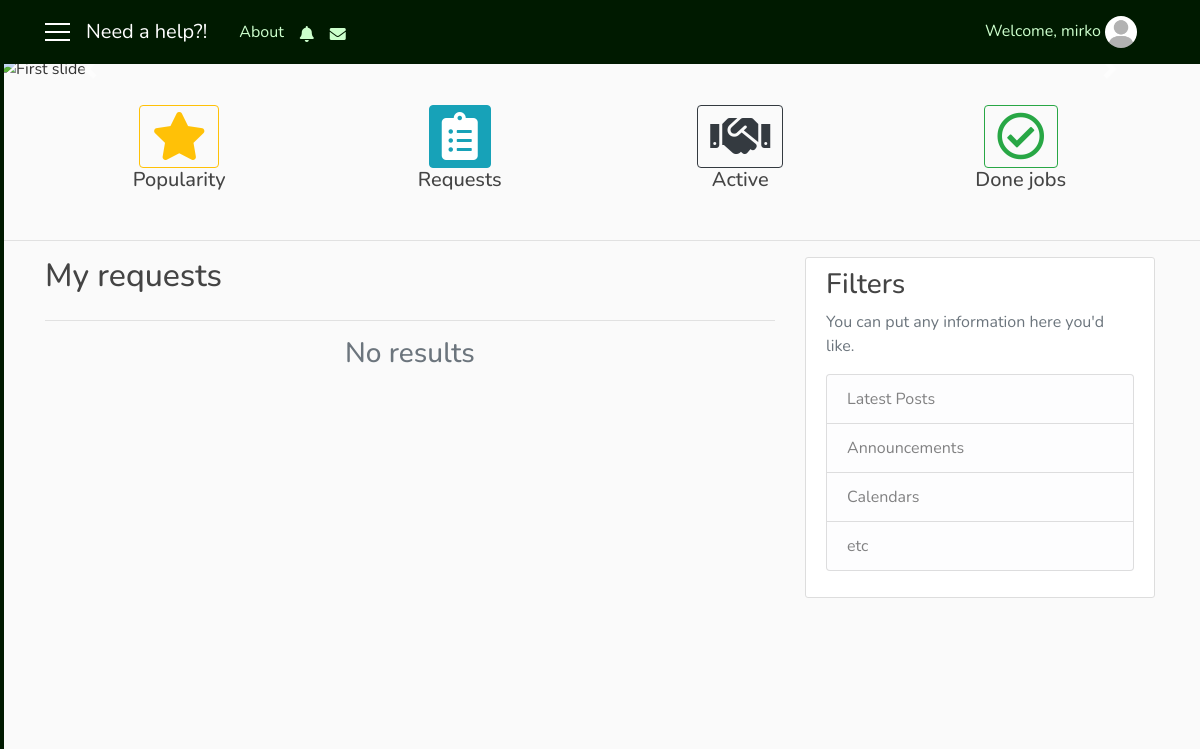
The app's page /requests_repairman/3 (signed in), older data.
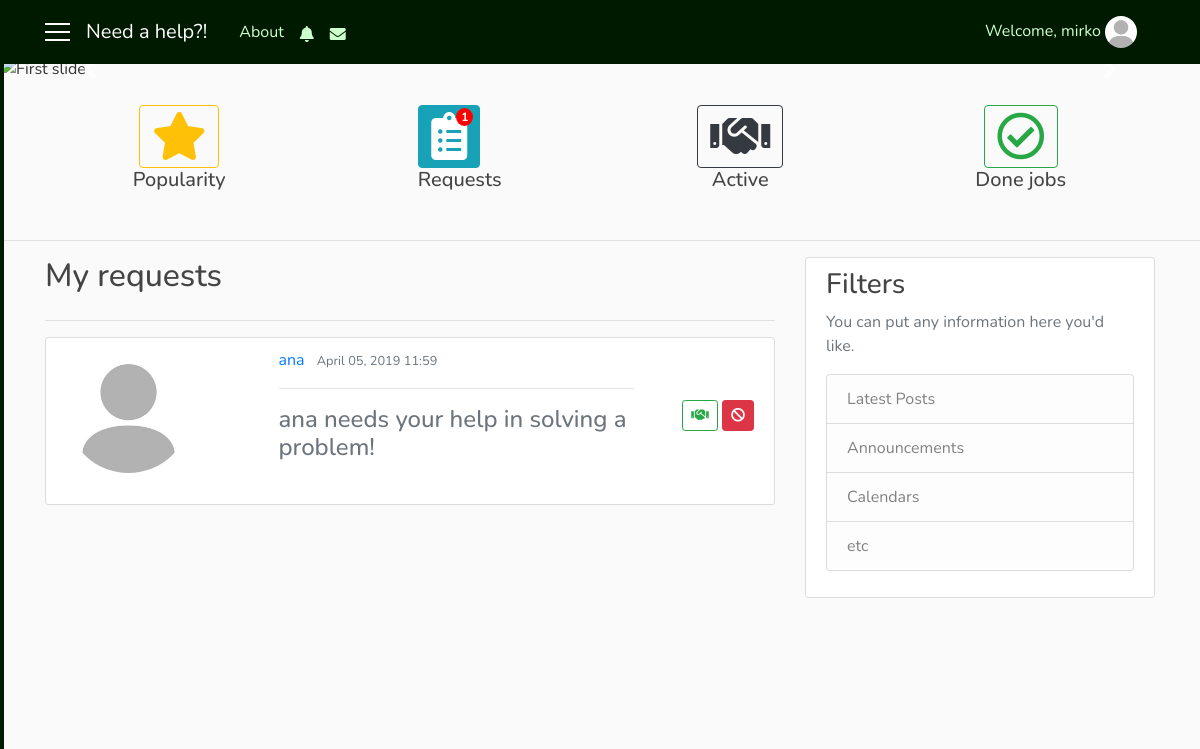
The same page, newer data.
### user/models.py (models this page shows, shortened)
class RepairmanNotifications(models.Model):
    repairman = models.ForeignKey(User, on_delete=models.CASCADE)
    notification = models.CharField(max_length=1000)
    url_to_go = models.CharField(max_length=200, default='-')
    date = models.DateTimeField(auto_now_add=True)
    seen = models.BooleanField(default=False)
    remove = models.BooleanField(default=False)

class Profile(models.Model):
    user = models.OneToOneField(User, on_delete=models.CASCADE)
    gender = models.CharField(max_length=10, choices=GENDER)
    address = models.CharField(max_length=50)
    birth_date = models.DateField(null=True)
    phone_number = models.CharField(max_length=100)
    costs = models.IntegerField(default=100)
    role = models.CharField(max_length=15, choices=ROLES)
    profession = models.CharField(max_length=250, choices=PROFESSION, default='Other')
    knowledges = models.TextField(max_length=1000)
    rating = models.FloatField(default=0.0)
    rated = models.IntegerField(default=0)
    hired = models.IntegerField(default=0)
    num_hires = models.IntegerField(default=0)
    photo = models.ImageField(default='default_user.jpg', upload_to='profile_user')

class RepairmanRequests(models.Model):
    repairman = models.ForeignKey(User, on_delete=models.CASCADE)
    user = models.IntegerField()
    request_message = models.CharField(max_length=1000, default='No request')
    date = models.DateTimeField(auto_now_add=True)
    seen = models.BooleanField(default=False)
    active = models.BooleanField(default=False)
    done = models.BooleanField(default=False)

### need_a_help_app/views.py (the view)
# urls.py: path('requests_repairman/<int:pk>', views.RepairmanRequestsListView.as_view(), name='requests_repairman'),
class RepairmanRequestsListView(LoginRequiredMixin, ListView):
    model = RepairmanRequests
    template_name = 'need_a_help_app/requests_repairman.html'
    context_object_name = 'req_rep'
    paginate_by = 2
    def get_queryset(self):
        user = get_object_or_404(User, pk=self.kwargs.get('pk'))
        return RepairmanRequests.objects.filter(repairman=user, seen=False).order_by('-date')
    def get_context_data(self, **kwargs):
        context_data = super(RepairmanRequestsListView, self).get_context_data(**kwargs)
        get_not = self.request.GET.get('not', -1)
        if get_not != -1:
            not_seen = RepairmanNotifications.objects.filter(id=get_not).first()
            not_seen.seen = True
            not_seen.save()
        users = User.objects.all()
        us = self.request.user
        req = RepairmanRequests.objects.filter(repairman=us, seen=False).count()
        act_job = RepairmanRequests.objects.filter(repairman=us, active=True, done=False).count()
        act_req = JobHire.objects.filter(repairman=us, status='pending').count()
        act_cnt = act_job + act_req
        not_r = RepairmanNotifications.objects.filter(repairman=us, remove=False).order_by('-date')
        not_rep = RepairmanNotifications.objects.filter(repairman=us, seen=False).count()
        context_data['us'] = users
        context_data['cnt'] = req
        self.request.session['cnt'] = req
        context_data['act_cnt'] = act_cnt
        context_data['not_r'] = not_r
        context_data['not_rep'] = not_rep
        return context_data

### need_a_help_app/templates/need_a_help_app/requests_repairman.html (shortened to what the changed rows need)
{% extends 'need_a_help_app/base.html' %}
{% block notify_repairman %}
    {% if not_r %}
        <i class="nav-item nav-link fas fa-bell mt-1 popOver" data-title="Notifications" data-content="
            <div class='container'>
                {% for n in not_r|slice:'5' %}
                    <div {% if not n.seen %}class='row not_seen'{% else %}class='row not_row' style='cursor: pointer;'{% endif %} onclick='location.href=&quot;{{ n.url_to_go }}?not={{ n.id }}&quot;;'>
                        {{ n.notification }}
                        <div class='col-sm-3 col-md-3 col-lg-3'>
                            <small class='text-secondary text-muted'>{{ n.date|date:'dM H:i' }}</small>
                        </div>
                    </div>
                    <hr width=100%>
                {% endfor %}
                <div class='row'>
                    <div class='col-sm-12 col-md-12 col-lg-12 pl-5'>
                        <a href='{% url 'notifications_repairman' user.id %}'>Show all notifications</a>
                    </div>
                </div>
            </div>" data-placement="bottom" data-html="true" data-toggle="popover" data-container="body" data-trigger="click"></i>
    {% else %}
        <i class="nav-item nav-link fas fa-bell mt-1 popOver" data-title="Notifications" data-content="
            <h6 class='text-secondary text-muted' align='center'>No results</h6>" data-placement="bottom" data-html="true" data-toggle="popover" data-container="body" data-trigger="hover"></i>
    {% endif %}
{% endblock %}
{% block count %}
    {% if cnt %}
            <span class="badge badge-notify">{{ cnt }}</span>
    {% else %}
        {{ block.super }}
    {% endif %}
{% endblock %}
{% block content %}
   <div class="row">
    <div class="col-sm-8">
        <h2>My requests</h2>
    </div>
   </div>
   <hr width="100%">
   {% if req_rep %}
       {% for i in req_rep %}
            <article class="media content-section">
                <div class="media-body">
                    <div class="row">
                        <div class="col-sm-3">
                            {% for j in us %}
                                {% if i.user == j.id %}
                                    <a href="{% url 'info' j.id %}">
                                        <img class="rounded-circle account-img" src="{{ j.profile.photo.url }}">
                                    </a>
                                {% endif %}
                            {% endfor %}
                        </div>
                        <div class="col-sm-7 pl-5">
                            {% for j in us %}
                                {% if i.user == j.id %}
                                    <a class="mr-2" href="{% url 'info' j.id %}">{{ j }}</a>
                                {% endif %}
                            {% endfor %}
                            <small class="text-muted">{{ i.date|date:'F d, Y H:i' }}</small>&nbsp
                            <hr width="100%">
                            <h4 class="text-secondary">{{ i.request_message }}</h4><br>
                        </div>
                        <div class="col-sm-2 pt-5" align="right">
                            {% for j in us %}
                                {% if i.user == j.id %}
                                    <a href="{% url 'job_accept' j.id i.repairman.id %}" class="btn btn-outline-success btn-sm mt-1 mb-1"><i class="fas fa-handshake"></i></a>
                                    <a href="{% url 'client_repairman_job_delete' j.id i.repairman.id user.id 'req' %}" class="btn btn-danger btn-sm mt-1 mb-1"><i class="fa fa-ban" aria-hidden="true"></i></a>
                                {% endif %}
                            {% endfor %}
                        </div>
                    </div>
                </div>
            </article>
       {% endfor %}
   {% else %}
    <h3 class="text-secondary text-muted" align="center">No results</h3>
   {% endif %}
    <div class="container" align="center">
        <div class="row">
        </div>
   </div>
{% endblock %}

Row changes from the older to the newer data that the page shows:
added RepairmanRequests: date "April 05, 2019 11:59", request_message "ana needs your help in solving a problem!"
Text that changed along with them:
{{ cnt }}: (not shown) → "1"
text no longer shown: "No results"
